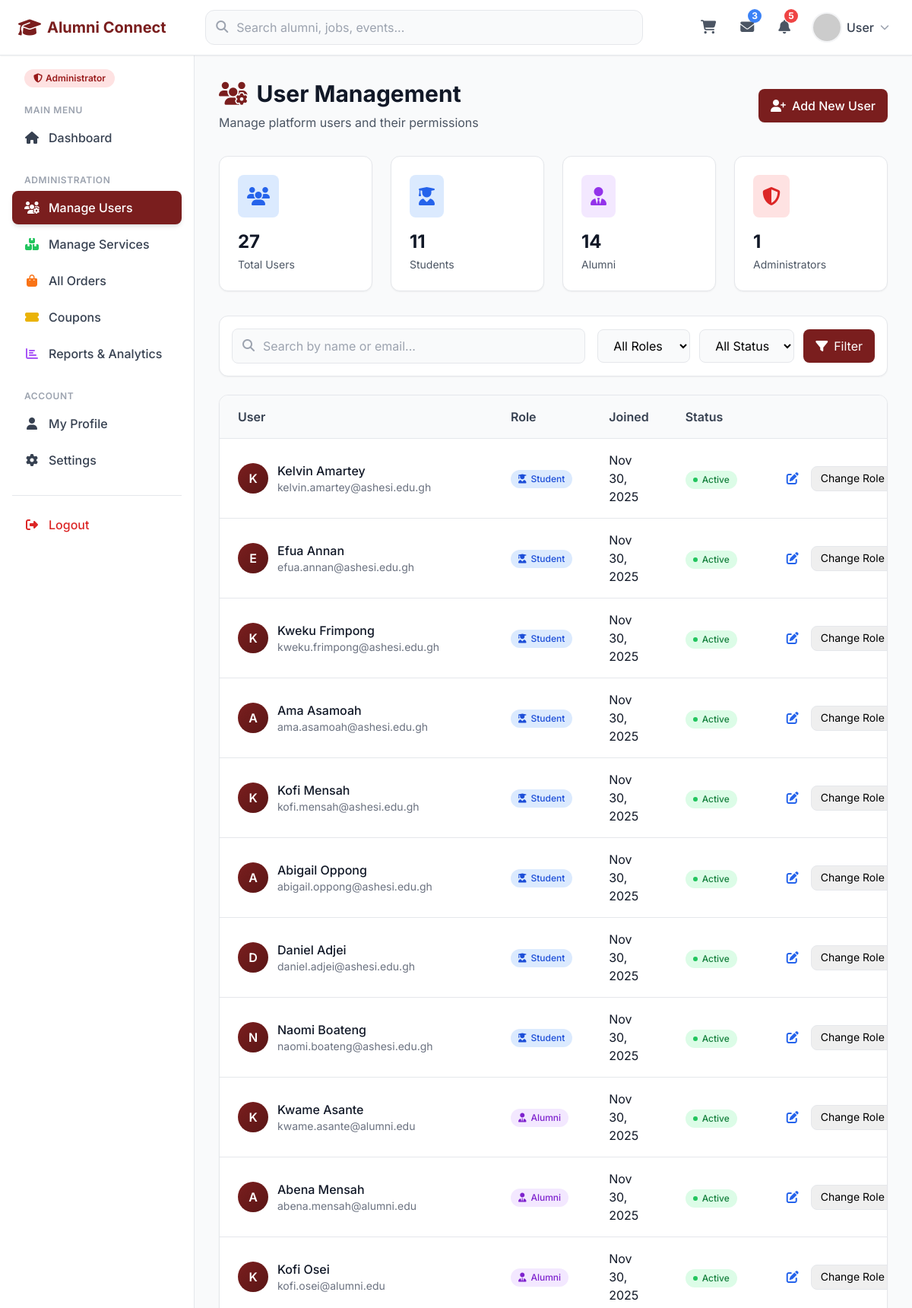
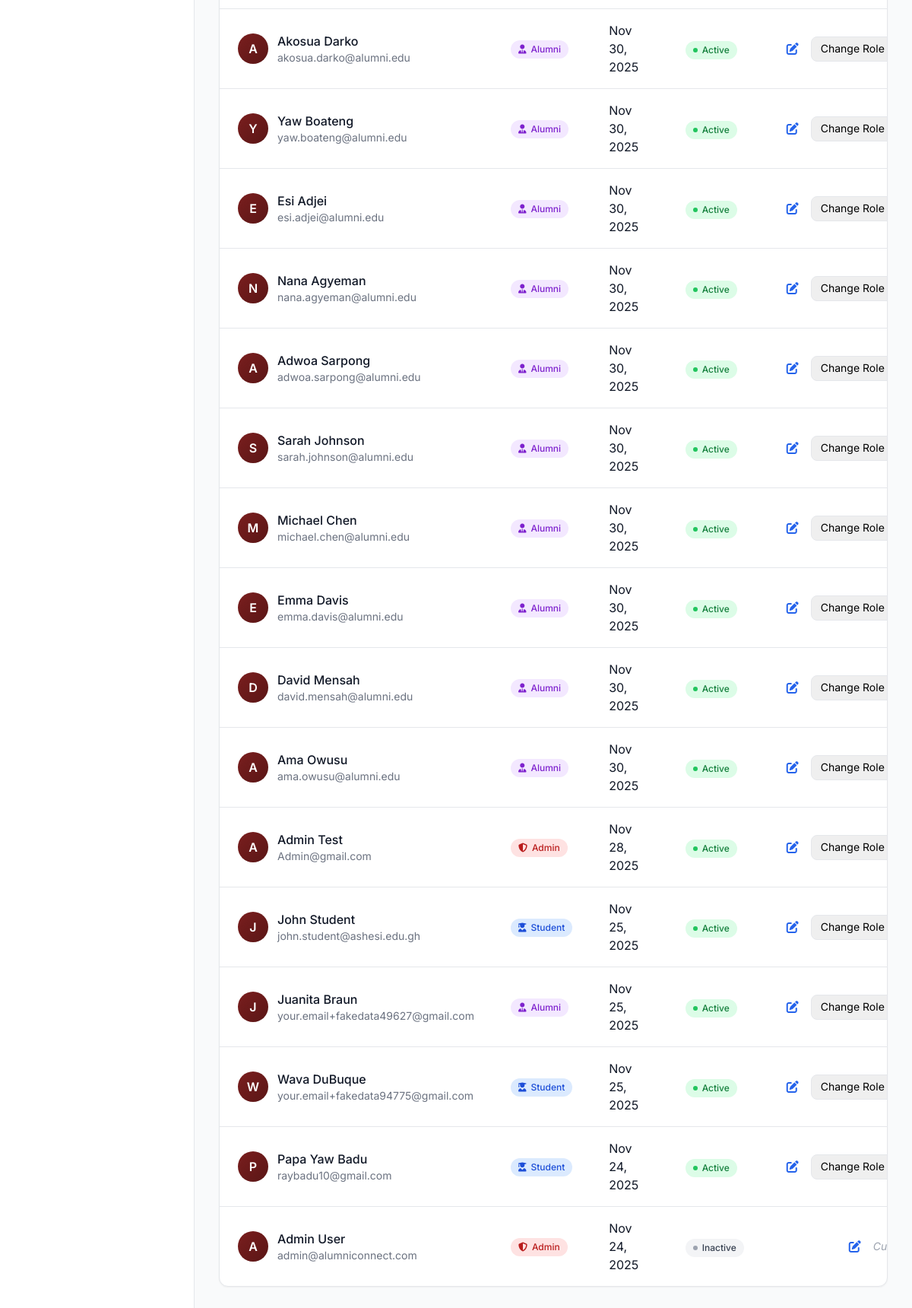
The page /admin/users.php (signed in) on the database its author committed (2 pictures, top to bottom).
### tables this page shows
CREATE TABLE `users` (
  `user_id` int(11) NOT NULL,
  `first_name` varchar(100) NOT NULL,
  `last_name` varchar(100) NOT NULL,
  `email` varchar(150) NOT NULL,
  `password` varchar(255) NOT NULL,
  `user_role` enum('student','alumni','admin') NOT NULL DEFAULT 'student',
  `phone` varchar(20) DEFAULT NULL,
  `profile_image` varchar(255) DEFAULT NULL,
  `bio` text DEFAULT NULL,
  `date_created` timestamp NOT NULL DEFAULT current_timestamp(),
  `last_login` timestamp NULL DEFAULT NULL,
  `is_active` tinyint(1) DEFAULT 1
);

### settings/db_class.php (called while the page is built, shortened)
<?php
if (!class_exists('db_connection')) {
    class db_connection
    {
        public $db = null;
        public $results = null;
        function db_connect()
        {
            $this->db = mysqli_connect(SERVER, USERNAME, PASSWD, DATABASE);
            if (mysqli_connect_errno()) {
                return false;
            } else {
                return true;
            }
        }
        function db_query($sqlQuery)
        {
            $this->results = mysqli_query($this->db, $sqlQuery);
            if ($this->results == false) {
                return false;
            } else {
                return true;
            }
        }
        function db_fetch_one($sql)
        {
            if (!$this->db_query($sql)) {
                return false;
            }
            return mysqli_fetch_assoc($this->results);
        }
        function db_fetch_all($sql)
        {
            if (!$this->db_query($sql)) {
                return false;
            }
            return mysqli_fetch_all($this->results, MYSQLI_ASSOC);
        }
    }
}

### admin/users.php (the view, shortened to what this page needs)
<?php
$user_id = $_SESSION['user_id'];
require_once(dirname(__FILE__).'/../settings/db_class.php');
$db = new db_connection();
$search = $_GET['search'] ?? '';
$where_conditions = ["1=1"];
$where_clause = implode(" AND ", $where_conditions);
$sql = "SELECT * FROM users WHERE $where_clause ORDER BY date_created DESC LIMIT 50";
$users = $db->db_fetch_all($sql);
$total_users = $db->db_fetch_one("SELECT COUNT(*) as count FROM users");
$role_counts_result = $db->db_fetch_all("SELECT user_role, COUNT(*) as count FROM users WHERE is_active = 1 GROUP BY user_role");
$role_counts = ['student' => 0, 'alumni' => 0, 'admin' => 0];
if ($role_counts_result) {
    foreach ($role_counts_result as $row) {
        $role_counts[$row['user_role']] = $row['count'];
    }
}
?>
<!DOCTYPE html>
<html lang="en">
<head>
    <script src="https://cdn.tailwindcss.com"></script>
    <link rel="stylesheet" href="https://cdnjs.cloudflare.com/ajax/libs/font-awesome/6.4.2/css/all.min.css">
</head>
<body class="bg-gray-50">
    <?php include '../views/includes/navbar.php'; ?>
    <div class="flex min-h-screen">
        <?php include '../views/includes/sidebar.php'; ?>
        <main class="flex-1 min-w-0 p-6 lg:p-8 overflow-x-auto">
            <div class="flex flex-col sm:flex-row sm:items-center sm:justify-between mb-8">
                <div class="mb-4 sm:mb-0">
                    <h1 class="text-3xl font-bold text-gray-900 mb-2">
                        <i class="fas fa-users-cog text-primary mr-3"></i>User Management
                    </h1>
                    <p class="text-gray-600">Manage platform users and their permissions</p>
                </div>
                <a href="../views/add_user.php" class="inline-flex items-center px-4 py-2.5 bg-primary text-white rounded-lg hover:bg-primary-dark transition-colors font-medium shadow-sm">
                    <i class="fas fa-user-plus mr-2"></i>Add New User
                </a>
            </div>
            <div class="grid grid-cols-1 md:grid-cols-2 lg:grid-cols-4 gap-6 mb-8">
                <div class="bg-white p-6 rounded-xl shadow-sm border border-gray-200 hover:shadow-md transition-shadow">
                    <div class="flex items-center justify-between mb-4">
                        <div class="bg-blue-100 p-3 rounded-lg">
                            <i class="fas fa-users text-2xl text-blue-600"></i>
                        </div>
                    </div>
                    <h3 class="text-2xl font-bold text-gray-900 mb-1"><?php echo $total_users['count'] ?? 0; ?></h3>
                    <p class="text-gray-600 text-sm">Total Users</p>
                </div>
                <div class="bg-white p-6 rounded-xl shadow-sm border border-gray-200 hover:shadow-md transition-shadow">
                    <div class="flex items-center justify-between mb-4">
                        <div class="bg-blue-100 p-3 rounded-lg">
                            <i class="fas fa-user-graduate text-2xl text-blue-600"></i>
                        </div>
                    </div>
                    <h3 class="text-2xl font-bold text-gray-900 mb-1"><?php echo $role_counts['student'] ?? 0; ?></h3>
                    <p class="text-gray-600 text-sm">Students</p>
                </div>
                <div class="bg-white p-6 rounded-xl shadow-sm border border-gray-200 hover:shadow-md transition-shadow">
                    <div class="flex items-center justify-between mb-4">
                        <div class="bg-purple-100 p-3 rounded-lg">
                            <i class="fas fa-user-tie text-2xl text-purple-600"></i>
                        </div>
                    </div>
                    <h3 class="text-2xl font-bold text-gray-900 mb-1"><?php echo $role_counts['alumni'] ?? 0; ?></h3>
                    <p class="text-gray-600 text-sm">Alumni</p>
                </div>
                <div class="bg-white p-6 rounded-xl shadow-sm border border-gray-200 hover:shadow-md transition-shadow">
                    <div class="flex items-center justify-between mb-4">
                        <div class="bg-red-100 p-3 rounded-lg">
                            <i class="fas fa-shield-alt text-2xl text-red-600"></i>
                        </div>
                    </div>
                    <h3 class="text-2xl font-bold text-gray-900 mb-1"><?php echo $role_counts['admin'] ?? 0; ?></h3>
                    <p class="text-gray-600 text-sm">Administrators</p>
                </div>
            </div>
            <div class="bg-white rounded-xl shadow-sm border border-gray-200 p-4 mb-6">
                <form method="GET" id="filterForm" class="flex flex-col md:flex-row md:items-center gap-4">
                    <div class="flex-1">
                        <div class="relative">
                            <input type="text" name="search" id="searchUsers" value="<?php echo htmlspecialchars($search); ?>" placeholder="Search by name or email..."
                                   class="w-full pl-10 pr-4 py-2.5 bg-gray-50 border border-gray-200 rounded-lg focus:outline-none focus:border-primary focus:bg-white transition-all">
                            <i class="fas fa-search absolute left-3.5 top-3.5 text-gray-400"></i>
                        </div>
                    </div>
                    <div class="flex gap-3">
                        <select name="role" id="roleFilter" class="px-4 py-2.5 bg-gray-50 border border-gray-200 rounded-lg focus:outline-none focus:border-primary">
                            <option value="">All Roles</option>
                        </select>
                        <select name="status" id="statusFilter" class="px-4 py-2.5 bg-gray-50 border border-gray-200 rounded-lg focus:outline-none focus:border-primary">
                            <option value="">All Status</option>
                        </select>
                        <button type="submit" class="px-4 py-2.5 bg-primary text-white rounded-lg hover:bg-primary-dark transition-colors">
                            <i class="fas fa-filter mr-2"></i>Filter
                        </button>
                    </div>
                </form>
            </div>
            <div class="bg-white rounded-xl shadow-sm border border-gray-200 overflow-hidden">
                <div class="overflow-x-auto">
                    <table class="w-full">
                        <thead class="bg-gray-50 border-b border-gray-200">
                            <tr>
                                <th class="text-left py-4 px-6 font-semibold text-gray-700">User</th>
                                <th class="text-left py-4 px-6 font-semibold text-gray-700">Role</th>
                                <th class="text-left py-4 px-6 font-semibold text-gray-700">Joined</th>
                                <th class="text-left py-4 px-6 font-semibold text-gray-700">Status</th>
                                <th class="text-right py-4 px-6 font-semibold text-gray-700">Actions</th>
                            </tr>
                        </thead>
                        <tbody class="divide-y divide-gray-200">
                            <?php if (count($users) > 0): ?>
                                <?php foreach ($users as $u): ?>
                                <tr class="hover:bg-gray-50 transition-colors">
                                    <td class="py-4 px-6">
                                        <div class="flex items-center space-x-3">
                                            <div class="w-10 h-10 bg-gradient-to-br from-primary to-primary-dark rounded-full flex items-center justify-center text-white font-semibold">
                                                <?php echo strtoupper(substr($u['first_name'] ?? 'U', 0, 1)); ?>
                                            </div>
                                            <div>
                                                <p class="font-medium text-gray-900"><?php echo htmlspecialchars(($u['first_name'] ?? '') . ' ' . ($u['last_name'] ?? '')); ?></p>
                                                <p class="text-sm text-gray-500"><?php echo htmlspecialchars($u['email'] ?? ''); ?></p>
                                            </div>
                                        </div>
                                    </td>
                                    <td class="py-4 px-6">
                                        <?php
                                        $role = $u['user_role'] ?? 'student';
                                        $role_class = match($role) {
                                            'admin' => 'bg-red-100 text-red-700',
                                            'alumni' => 'bg-purple-100 text-purple-700',
                                            default => 'bg-blue-100 text-blue-700'
                                        };
                                        $role_icon = match($role) {
                                            'admin' => 'fa-shield-alt',
                                            'alumni' => 'fa-user-tie',
                                            default => 'fa-user-graduate'
                                        };
                                        ?>
                                        <span class="inline-flex items-center px-2.5 py-1 rounded-full text-xs font-medium <?php echo $role_class; ?>">
                                            <i class="fas <?php echo $role_icon; ?> mr-1.5"></i>
                                            <?php echo ucfirst($role); ?>
                                        </span>
                                    </td>
                                    <td class="py-4 px-6">
                                        <p class="text-gray-900"><?php echo date('M d, Y', strtotime($u['date_created'])); ?></p>
                                    </td>
                                    <td class="py-4 px-6">
                                        <?php if ($u['is_active']): ?>
                                            <span class="inline-flex items-center px-2.5 py-1 rounded-full text-xs font-medium bg-green-100 text-green-700">
                                                <span class="w-1.5 h-1.5 bg-green-500 rounded-full mr-1.5"></span>Active
                                            </span>
                                        <?php else: ?>
                                            <span class="inline-flex items-center px-2.5 py-1 rounded-full text-xs font-medium bg-gray-100 text-gray-700">
                                                <span class="w-1.5 h-1.5 bg-gray-400 rounded-full mr-1.5"></span>Inactive
                                            </span>
                                        <?php endif; ?>
                                    </td>
                                    <td class="py-4 px-6">
                                        <?php if ($u['user_id'] != $user_id): ?>
                                        <div class="flex items-center justify-end space-x-2">
                                            <a href="../views/edit_user.php?id=<?php echo $u['user_id']; ?>"
                                               class="p-2 text-blue-600 hover:bg-blue-50 rounded-lg transition-colors" title="Edit User">
                                                <i class="fas fa-edit"></i>
                                            </a>
                                            <form method="POST" class="inline">
                                                <select name="new_role" onchange="this.form.submit()"
                                                        class="text-sm px-2 py-1.5 border border-gray-200 rounded-lg focus:outline-none focus:border-primary">
                                                    <option value="">Change Role</option>
                                                </select>
                                            </form>
                                        </div>
                                        <?php else: ?>
                                        <div class="flex items-center justify-end space-x-2">
                                            <a href="../views/edit_user.php?id=<?php echo $u['user_id']; ?>"
                                               class="p-2 text-blue-600 hover:bg-blue-50 rounded-lg transition-colors" title="Edit Profile">
                                                <i class="fas fa-edit"></i>
                                            </a>
                                            <span class="text-sm text-gray-400 italic">Current User</span>
                                        </div>
                                        <?php endif; ?>
                                    </td>
                                </tr>
                                <?php endforeach; ?>
                            <?php endif; ?>
                        </tbody>
                    </table>
                </div>
            </div>
        </main>
    </div>
</body>
</html>

### admin/users.php (style rules this page uses)
body { font-family: 'Inter', sans-serif; }

### rows shown on the page
users: first_name "K", first_name+last_name "Kelvin Amartey", email "kelvin.amartey@ashesi.edu.gh", user_role "Student", date_created "Nov 30, 2025", is_active 1 (drawn)
users: first_name "E", first_name+last_name "Efua Annan", email "efua.annan@ashesi.edu.gh", user_role "Student", date_created "Nov 30, 2025", is_active 1 (drawn)
users: first_name "K", first_name+last_name "Kweku Frimpong", email "kweku.frimpong@ashesi.edu.gh", user_role "Student", date_created "Nov 30, 2025", is_active 1 (drawn)
users: first_name "A", first_name+last_name "Ama Asamoah", email "ama.asamoah@ashesi.edu.gh", user_role "Student", date_created "Nov 30, 2025", is_active 1 (drawn)
users: first_name "K", first_name+last_name "Kofi Mensah", email "kofi.mensah@ashesi.edu.gh", user_role "Student", date_created "Nov 30, 2025", is_active 1 (drawn)
users: first_name "A", first_name+last_name "Abigail Oppong", email "abigail.oppong@ashesi.edu.gh", user_role "Student", date_created "Nov 30, 2025", is_active 1 (drawn)
users: first_name "D", first_name+last_name "Daniel Adjei", email "daniel.adjei@ashesi.edu.gh", user_role "Student", date_created "Nov 30, 2025", is_active 1 (drawn)
users: first_name "N", first_name+last_name "Naomi Boateng", email "naomi.boateng@ashesi.edu.gh", user_role "Student", date_created "Nov 30, 2025", is_active 1 (drawn)
users: first_name "K", first_name+last_name "Kwame Asante", email "kwame.asante@alumni.edu", user_role "Alumni", date_created "Nov 30, 2025", is_active 1 (drawn)
users: first_name "A", first_name+last_name "Abena Mensah", email "abena.mensah@alumni.edu", user_role "Alumni", date_created "Nov 30, 2025", is_active 1 (drawn)
users: first_name "K", first_name+last_name "Kofi Osei", email "kofi.osei@alumni.edu", user_role "Alumni", date_created "Nov 30, 2025", is_active 1 (drawn)
users: first_name "A", first_name+last_name "Akosua Darko", email "akosua.darko@alumni.edu", user_role "Alumni", date_created "Nov 30, 2025", is_active 1 (drawn)
users: first_name "Y", first_name+last_name "Yaw Boateng", email "yaw.boateng@alumni.edu", user_role "Alumni", date_created "Nov 30, 2025", is_active 1 (drawn)
users: first_name "E", first_name+last_name "Esi Adjei", email "esi.adjei@alumni.edu", user_role "Alumni", date_created "Nov 30, 2025", is_active 1 (drawn)
users: first_name "N", first_name+last_name "Nana Agyeman", email "nana.agyeman@alumni.edu", user_role "Alumni", date_created "Nov 30, 2025", is_active 1 (drawn)
users: first_name "A", first_name+last_name "Adwoa Sarpong", email "adwoa.sarpong@alumni.edu", user_role "Alumni", date_created "Nov 30, 2025", is_active 1 (drawn)
users: first_name "S", first_name+last_name "Sarah Johnson", email "sarah.johnson@alumni.edu", user_role "Alumni", date_created "Nov 30, 2025", is_active 1 (drawn)
users: first_name "M", first_name+last_name "Michael Chen", email "michael.chen@alumni.edu", user_role "Alumni", date_created "Nov 30, 2025", is_active 1 (drawn)
users: first_name "E", first_name+last_name "Emma Davis", email "emma.davis@alumni.edu", user_role "Alumni", date_created "Nov 30, 2025", is_active 1 (drawn)
users: first_name "D", first_name+last_name "David Mensah", email "david.mensah@alumni.edu", user_role "Alumni", date_created "Nov 30, 2025", is_active 1 (drawn)
users: first_name "A", first_name+last_name "Ama Owusu", email "ama.owusu@alumni.edu", user_role "Alumni", date_created "Nov 30, 2025", is_active 1 (drawn)
users: first_name "A", first_name+last_name "Admin Test", email "Admin@gmail.com", user_role "Admin", date_created "Nov 28, 2025", is_active 1 (drawn)
users: first_name "J", first_name+last_name "John Student", email "john.student@ashesi.edu.gh", user_role "Student", date_created "Nov 25, 2025", is_active 1 (drawn)
users: first_name "J", first_name+last_name "Juanita Braun", email "your.email+fakedata49627@gmail.com", user_role "Alumni", date_created "Nov 25, 2025", is_active 1 (drawn)
users: first_name "W", first_name+last_name "Wava DuBuque", email "your.email+fakedata94775@gmail.com", user_role "Student", date_created "Nov 25, 2025", is_active 1 (drawn)
users: first_name "P", first_name+last_name "Papa Yaw Badu", email "raybadu10@gmail.com", user_role "Student", date_created "Nov 24, 2025", is_active 1 (drawn)
users: first_name "A", first_name+last_name "Admin User", email "admin@alumniconnect.com", user_role "Admin", date_created "Nov 24, 2025", is_active 0 (drawn)

### other values the page prints
$user_name "User"
$total_users['count'] "27"
$role_counts['student'] "11"
$role_counts['alumni'] "14"
$role_counts['admin'] "1"
